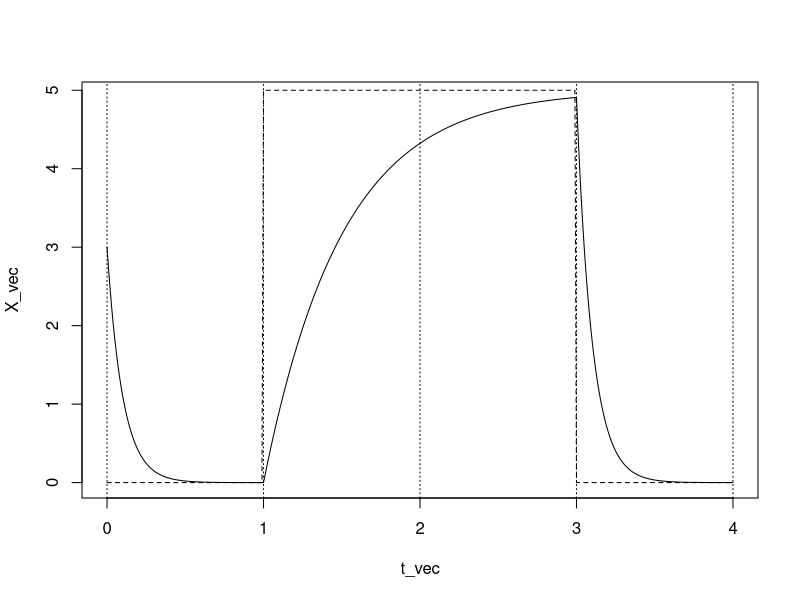
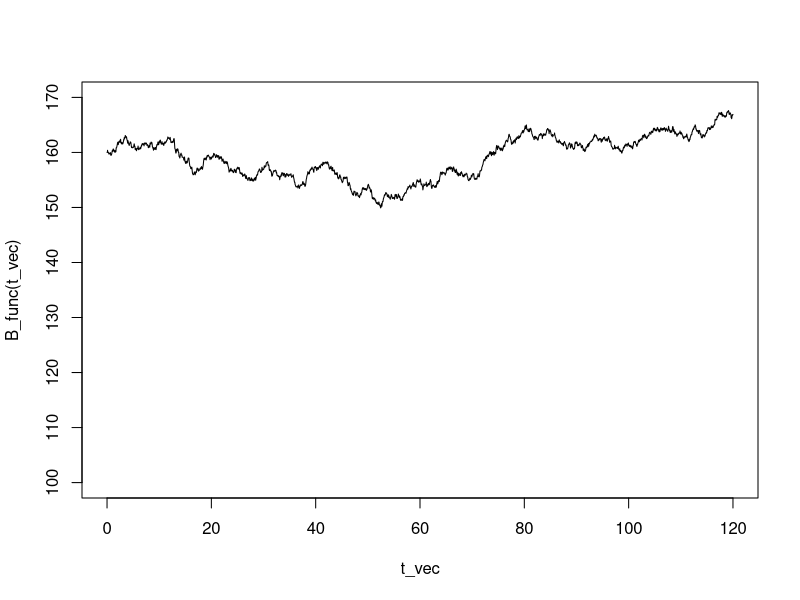
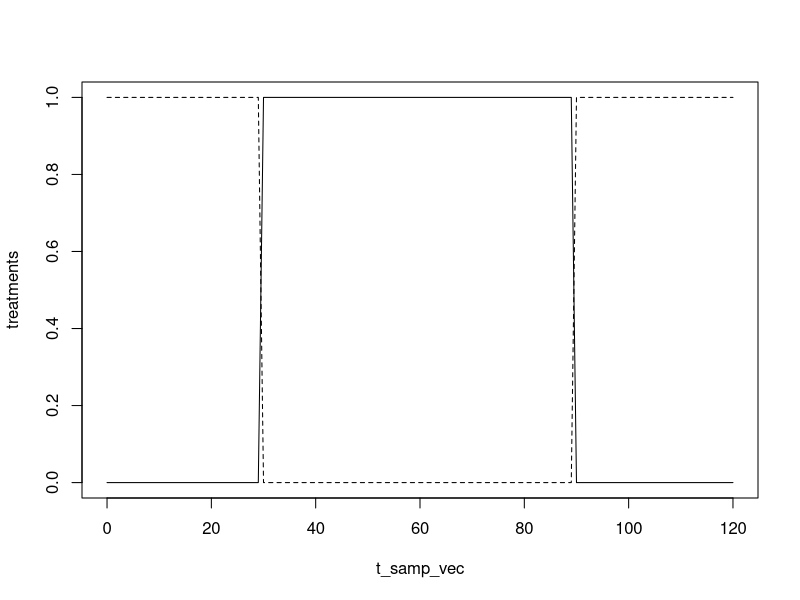
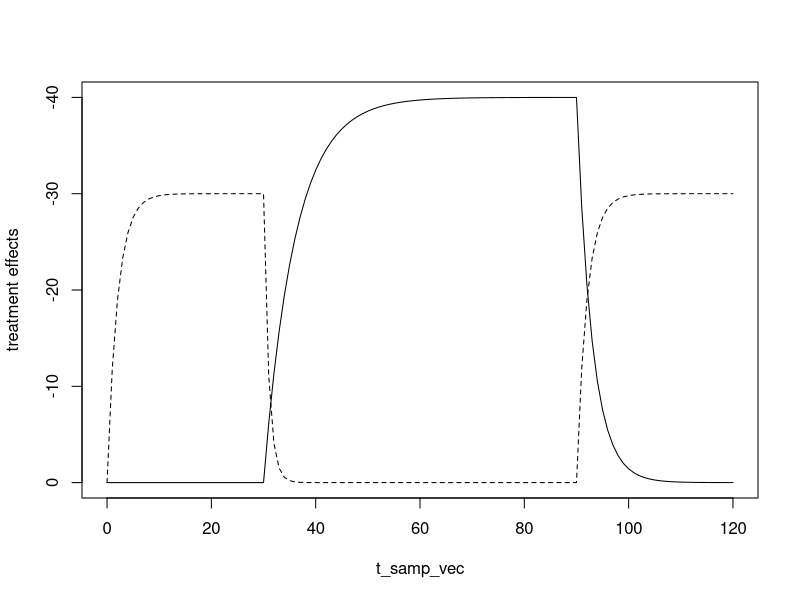
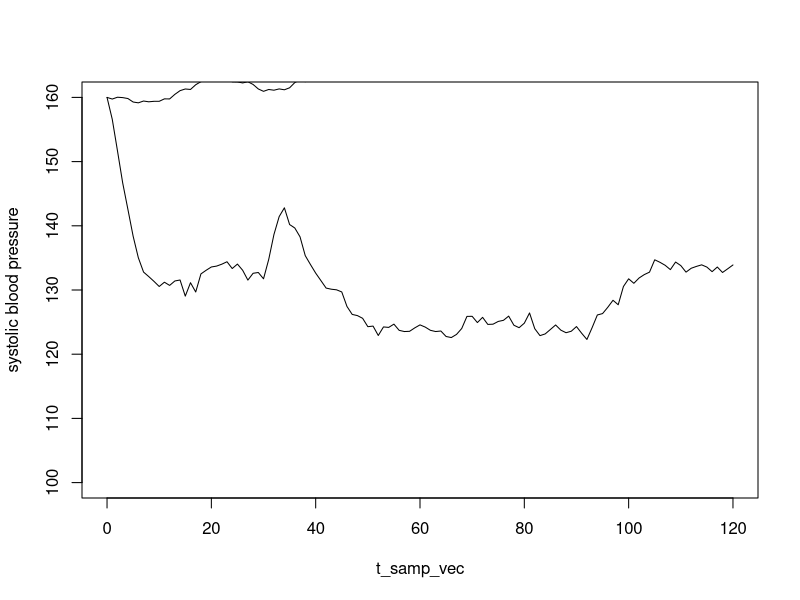
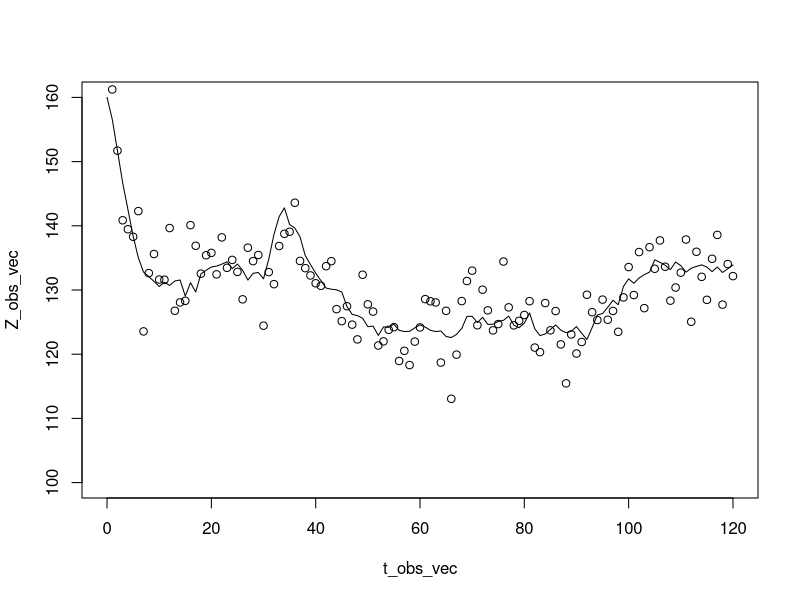
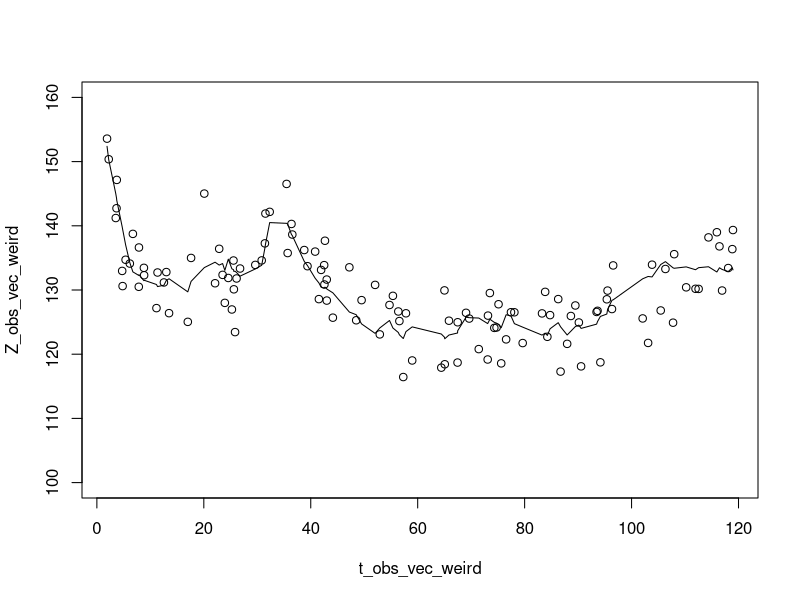

Source code (R) for these figures, in order:
## ---- chunk 1
knitr::opts_chunk$set(echo = TRUE)
## ---- chunk 2
exponential_decay <- function(X_initial, X_target, tau, delta_t) {
  X_target + (X_initial - X_target) * exp(-delta_t / tau)
}

# Returns a vectorized function of time for the (deterministic) effect process
# for a single treatment
make_effect_function <- function(X_initial, t_change_vec, treatment_vec, E, tau0, tau1) {
  t_initial = t_change_vec[1]
  t_final = t_change_vec[length(t_change_vec)]
  
  n_periods <- length(t_change_vec) - 1
  stopifnot(n_periods >= 1)
  
  t_period_start <- t_change_vec[1:n_periods]
  t_period_end <- t_change_vec[2:(n_periods + 1)]
  
  # Construct a lookup table with effect values at the start of each time period
  # by analytically integrating the ODE
  X_vec <- numeric(n_periods)
  X_vec[1] <- X_initial
  if(n_periods > 1) {
    for(i in 1:(n_periods - 1)) {
      X_target <- if(treatment_vec[i]) E else 0
      tau <- if(treatment_vec[i]) tau1 else tau0
      X_vec[i+1] <- exponential_decay(X_vec[i], X_target, tau, t_period_end[i] - t_period_start[i])
    }
  }
  
  function(t_vec) {
    stopifnot(all(t_vec >= t_initial))
    stopifnot(all(t_vec <= t_final))
    
    # Create a vector of indices into t_change_vec where
    # period_indices_halfopen[i] is j if t_change_vec[j] <= t_vec[i] <  t_change_vec[j+1]
    # period_indices_halfopen[i] will be NA if t_vec[i] == t_final
    t_greq_start <- outer(t_vec, t_period_start, '>=')
    t_less_end <- outer(t_vec, t_period_end, '<')
    period_indices_halfopen = apply(t_greq_start & t_less_end, 1, function(v) match(TRUE, v))
    
    # Construct a fully non-NA vector of indices into t_change_vec
    # by assigning cases where t_vec[i] == t_final to the index (n_periods)
    period_indices <- ifelse(t_vec == t_final, n_periods, period_indices_halfopen)
    
    # Analytically integrate the ODE for the vector of time values,
    # using matched vectors of initial conditions and parameters for matched time periods
    X_target <- ifelse(treatment_vec[period_indices], E, 0)
    tau <- ifelse(treatment_vec[period_indices], tau1, tau0)
    exponential_decay(X_vec[period_indices], X_target, tau, t_vec - t_change_vec[period_indices])
  }
}
## ---- chunk 3
make_treatment_function <- function(t_change_vec, treatment_vec) {
  # Put an extra treatment on the end so length(t_change_vec) == length(treatment_vec)
  treatment_vec <- c(treatment_vec, treatment_vec[length(treatment_vec)])
  
  approxfun(t_change_vec, treatment_vec, method = 'constant')
}
## ---- chunk 4
X_initial <- 3
t_change_vec <- c(0, 1, 2, 3, 4)
E <- 5
treatment_vec <- c(0, 1, 1, 0)
tau0 <- 0.1
tau1 <- 0.5
test_X_func <- make_effect_function(X_initial, t_change_vec, treatment_vec, E, tau0, tau1)
t_vec <- seq(0, 4, 0.01)
X_vec <- test_X_func(t_vec)
plot(t_vec, X_vec, type = 'l')

test_T_func <- make_treatment_function(t_change_vec, treatment_vec)
T_vec <- test_T_func(t_vec)
lines(t_vec, E * T_vec, type = 'l', lty=2)
abline(v = t_change_vec, lty=3)
## ---- chunk 5
make_brownian_baseline_function <- function(B_initial, noise_sd, t_initial, t_final, dt) {
  t_vec <- seq(t_initial, t_final, dt)
  B_vec <- c(B_initial, B_initial + cumsum(rnorm(length(t_vec) - 1, mean = 0, sd = noise_sd * sqrt(dt))))
  approxfun(t_vec, B_vec, method = 'linear')
}
## ---- chunk 6
B_func <- make_brownian_baseline_function(160, 1.0, 0, 120, 0.01)
t_vec <- seq(0, 120, 0.05)
plot(t_vec, B_func(t_vec), type = 'l', ylim = c(100, 170))
## ---- chunk 7
simulate_general <- function(
  t_change_vec, # Sorted vector of simulation change times.
                # t_vec[1] is the start time; t_vec[length(t_vec)] is the end time;
                # intermediate times correspond to treatment changes.
  B_func,       # Function that returns the baseline B at a particular time.
  E_vec,        # Vector of effect sizes for treatments. length(E_vec) is the number of treatments.
  T_mat,        # Matrix of treatments for each time period. ncol(T_mat) == nrow(E_vec). nrow(T_mat) == length(t_vec) - 1.
                # T_vec[i, j] == 1 (0) if treatment j is active (inactive) from time t_vec[i] to t_vec[i + 1].
  tau0_vec,     # Vector of time constants for deactivation of treatments
  tau1_vec,     # Vector of time constants for activation of treatments
  alpha,        # Timescale of outcome variable response to effects
  sigma_Z,      # S.D. of process noise for outcome variable
  dt,           # Simulation timestep
  X_initial_vec = NA, # Initial values of effects. length(X_initial_vec) == length(E_vec)
  Z_initial = NA      # Initial value of outcome.
) {
  stopifnot(all(is.finite(t_change_vec)))
  stopifnot(all(t_change_vec == sort(t_change_vec)))
  stopifnot(all(is.finite(B_func(t_change_vec))))
  
  n_periods <- length(t_change_vec) - 1
  t_initial = t_change_vec[1]
  t_final = t_change_vec[n_periods + 1]
  
  stopifnot(all(is.finite(E_vec)))
  
  n_treatments = length(E_vec)
  
  stopifnot(all((T_mat == 0) | (T_mat == 1)))
  stopifnot(length(dt) == 1 && dt > 0)
  
  if(is.na(X_initial_vec)) {
    X_initial_vec <- rep(0, n_treatments)
  }
  else {
    stopifnot(length(X_initial_vec) == n_treatments)
    stopifnot(all(is.finite(X_initial_vec)))
  }
  
  if(is.na(Z_initial)) {
    Z_initial <- B_func(t_initial)
  }
  else {
    stopifnot(length(Z_initial_vec) == 1)
    stopifnot(is.finite(Z_initial_vec))
  }
  
  # Extend last treatment row to final time, so now nrow(T_mat) == length(t_vec)
  T_mat <- cbind(T_mat, T_mat[,ncol(T_mat)])
  
  # Actual simulation timesteps
  t_vec <- seq(t_initial, t_final, dt)
  n_t <- length(t_vec)
  if(t_vec[length(t_vec)] < t_final) {
    t_vec <- c(t_vec, t_final)
  }
  
  # Baseline evaluated at all simulation timesteps
  B_vec <- B_func(t_vec)
  
  # Treatment functions (just to return for convenience)
  T_funcs <- lapply(1:n_treatments, function(j) {
    make_treatment_function(t_change_vec, T_mat[1:n_periods,j])
  })
  
  # Deterministic effect process functions
  X_funcs <- lapply(1:n_treatments, function(i) {
    make_effect_function(X_initial_vec[i], t_change_vec, T_mat[,i], E_vec[i], tau0_vec[i], tau1_vec[i])
  })
  
  # Effects evaluated at all simulation timesteps (one effect per column)
  X_mat <- do.call(cbind, lapply(X_funcs, function(X_func) X_func(t_vec)))
  
  # Draw process noise for simulation steps
  Z_noise <- rnorm(n_t - 1, sd = sigma_Z * sqrt(dt))
  
  # Simulate outcome
  Z_vec <- numeric(n_t)
  Z_vec[1] <- Z_initial
  for(i in 1:(n_t - 1)) {
    Z_vec[i+1] <- exponential_decay(Z_vec[i], B_vec[i] + sum(X_mat[i,]), 1.0 / alpha, dt) + Z_noise[i]
  }
  Z_func <- approxfun(t_vec, Z_vec, method = 'linear')
  
  list(
    B_func = B_func,
    T_funcs = T_funcs,
    X_funcs = X_funcs,
    Z_func = Z_func
  )
}
## ---- chunk 8
t_change_vec <- seq(0, 120, 30)
B_func <- make_brownian_baseline_function(160, 0.4, 0, 120, 0.01)
E_vec <- c(-40, -30)
T_mat <- matrix(c(
  0, 1, 1, 0,
  1, 0, 0, 1
), ncol = 2, byrow = FALSE)
tau0_vec <- c(3.0, 1.0)
tau1_vec <-  c(6.0, 2.0)
alpha <- 0.5
sigma_Z <- 1.0
dt <- 0.01
## ---- chunk 9
result <- simulate_general(t_change_vec,  B_func, E_vec, T_mat, tau0_vec, tau1_vec, alpha, sigma_Z, dt)
## ---- chunk 10
t_samp_vec <- seq(0, 120, 1)
plot(t_samp_vec, result$T_funcs[[1]](t_samp_vec), type = 'l', ylab = 'treatments')
lines(t_samp_vec, result$T_funcs[[2]](t_samp_vec), lty = 2)
## ---- chunk 11
plot(t_samp_vec, result$X_funcs[[1]](t_samp_vec), type = 'l', ylab = 'treatment effects', ylim = c(0, -40))
lines(t_samp_vec, result$X_funcs[[2]](t_samp_vec), lty = 2)
## ---- chunk 12
plot(t_samp_vec, result$B_func(t_samp_vec), type = 'l', ylim = c(100, 160), ylab = 'systolic blood pressure')
lines(t_samp_vec, result$Z_func(t_samp_vec))
## ---- chunk 13
observe_outcome <- function(Z_func, t_obs_vec, sigma_obs) {
  Z_func(t_obs_vec) + rnorm(length(t_obs_vec), sd = sigma_obs)
}
## ---- chunk 14
t_obs_vec <- seq(0, 120, 1)
sigma_obs <- 4.0
Z_obs_vec <- observe_outcome(result$Z_func, t_obs_vec, sigma_obs)
plot(t_obs_vec, Z_obs_vec, ylim = c(100, 160))
lines(t_obs_vec, result$Z_func(t_obs_vec))
## ---- chunk 15
t_obs_vec_weird <- sort(runif(120, min = 0, max = 120))
Z_obs_vec_weird <- observe_outcome(result$Z_func, t_obs_vec_weird, sigma_obs)
plot(t_obs_vec_weird, Z_obs_vec_weird, ylim = c(100, 160))
lines(t_obs_vec_weird, result$Z_func(t_obs_vec_weird))
## ---- chunk 16
t_change_vec <- seq(0, 120, 30)
B_func <- make_brownian_baseline_function(160, 0.4, 0, 120, 0.01)
E_vec <- c(-40, -30)
T_mat <- matrix(c(
  0, 1, 1, 0,
  1, 0, 0, 1
), ncol = 2, byrow = FALSE)
tau0_vec <- c(3.0, 1.0)
tau1_vec <-  c(6.0, 2.0)
alpha <- 0.5
sigma_Z <- 1.0
## ---- chunk 17
sapply(c(0.1, 0.01, 0.001), function(dt) {
  system.time({
    simulate_general(t_change_vec,  B_func, E_vec, T_mat, tau0_vec, tau1_vec, alpha, sigma_Z, dt)
  })
})
